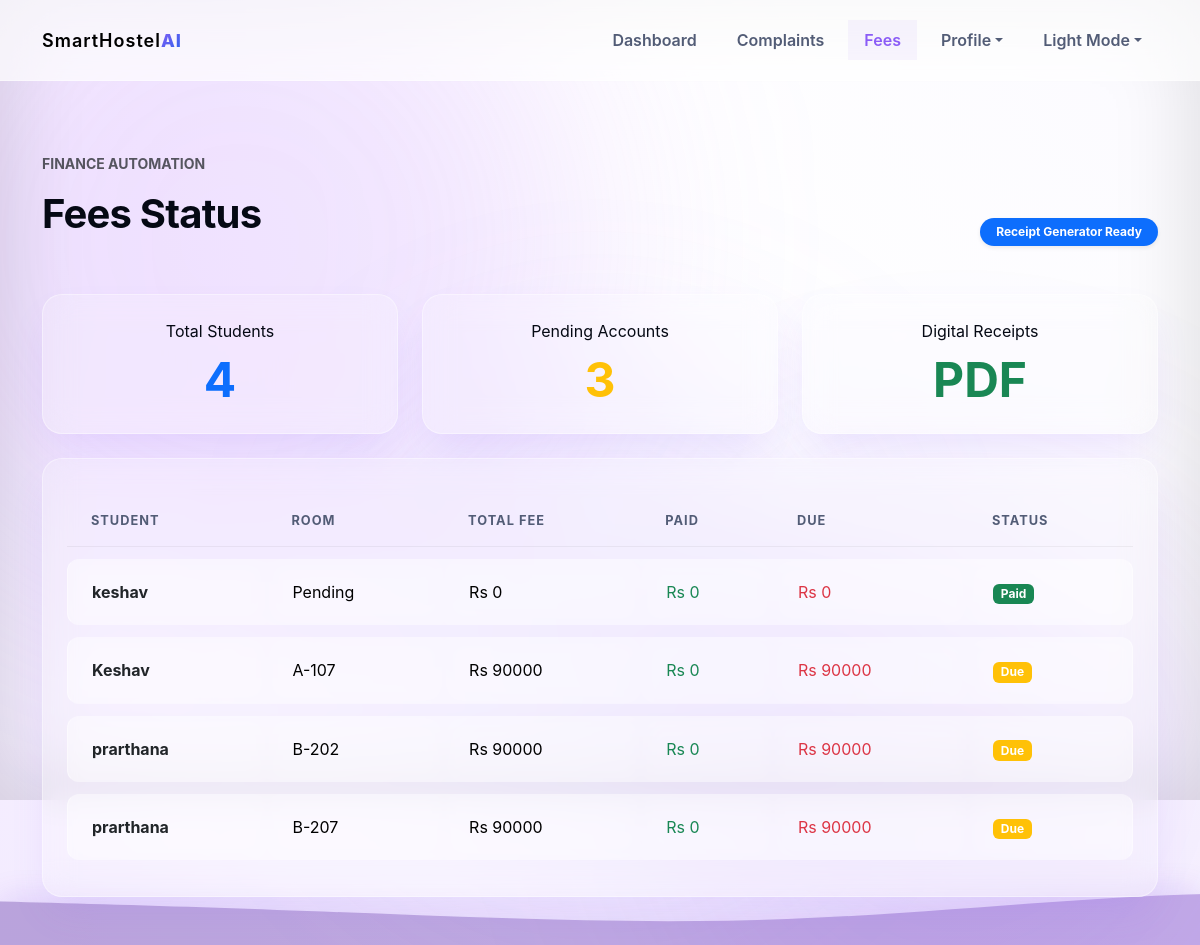
/fees (signed in), run on the app's committed database.
### tables this page shows
CREATE TABLE students (
                id INTEGER PRIMARY KEY AUTOINCREMENT,
                email TEXT UNIQUE NOT NULL,
                password TEXT NOT NULL,
                dob TEXT NOT NULL,
                gender TEXT NOT NULL,
                degree TEXT NOT NULL
            , phone TEXT);

CREATE TABLE users (
                id INTEGER PRIMARY KEY AUTOINCREMENT,
                email TEXT UNIQUE NOT NULL,
                name TEXT NOT NULL,
                role TEXT NOT NULL,
                password TEXT NOT NULL,
                failed_attempts INTEGER DEFAULT 0
            );

### app.py (the view)
@app.route("/fees")
@login_required()
def fees_page():
    fee_records = []
    with get_db() as db:
        params = []
        gender_filter = ""
        if session.get("role") == "admin":
            scope = get_admin_scope(session["user_email"])
            if scope["gender"]:
                gender_filter = "WHERE s.gender = ?"
                params.append(scope["gender"])
        elif session.get("role") == "student":
            gender_filter = "WHERE s.email = ?"
            params.append(session["user_email"])
        students = db.execute(f"""
            SELECT u.name, s.email, s.gender
            FROM students s
            JOIN users u ON s.email = u.email
            {gender_filter}
        """, params).fetchall()
        allocations = {row["student_email"]: row for row in db.execute("SELECT a.student_email, r.block, r.floor, r.room_number, r.type FROM allocations a JOIN rooms r ON a.room_id = r.id").fetchall()}
    for student in students:
        email = student["email"]
        alloc = allocations.get(email)
        amount = fee_amount_for_room(alloc["type"]) if alloc else 0
        paid = 30000 if email == "student@smarthostel.ai" else 0
        fee_records.append(
            {
                "email": email,
                "name": student["name"],
                "room": f"{alloc['block']}-{alloc['room_number']}" if alloc else "Pending",
                "amount": amount,
                "paid": paid,
                "due": amount - paid,
                "status": "Paid" if paid == amount else ("Partial" if paid else "Due"),
            }
        )
    return render_template("fees.html", fee_records=fee_records)

### app.py (called while the page is built)
@app.context_processor
def inject_asset_version():
    return {"asset_version": os.getenv("RENDER_GIT_COMMIT", datetime.now().strftime("%Y%m%d%H%M"))}

@app.after_request
def add_no_cache_headers(response):
    if request.endpoint == "static":
        response.headers["Cache-Control"] = "no-store, no-cache, must-revalidate, max-age=0"
    return response

def get_db():
    db = sqlite3.connect(DATABASE, detect_types=sqlite3.PARSE_DECLTYPES)
    db.row_factory = sqlite3.Row
    return db

def get_admin_scope(email):
    if email == "maleadmin@hostel.com":
        return {"block": "A", "gender": "Male", "label": "Male Admin Dashboard", "audience": "Boys Hostel"}
    if email == "femaleadmin@hostel.com":
        return {"block": "B", "gender": "Female", "label": "Female Admin Dashboard", "audience": "Girls Hostel"}
    return {"block": None, "gender": None, "label": "Chief Admin Dashboard", "audience": "All Hostels"}

def fee_amount_for_room(room_type):
    if not room_type:
        return 0
    if "Single" in room_type or "1 Sharing" in room_type:
        return 144000
    if "2 Sharing" in room_type:
        return 90000
    if "3 Sharing" in room_type:
        return 80000
    if "4 Sharing" in room_type:
        return 70000
    return 0

def login_required(role=None):
    def decorator(view):
        @wraps(view)
        def wrapped_view(*args, **kwargs):
            if "user_email" not in session:
                flash("Please login to continue.", "warning")
                return redirect(url_for("login"))
            if role and session.get("role") != role:
                flash("You do not have permission to access that page.", "danger")
                return redirect(url_for("dashboard"))
            return view(*args, **kwargs)
        return wrapped_view
    return decorator

### templates/fees.html (shortened to what this page needs)
{% extends "base.html" %}
{% block content %}
<section class="dashboard py-5">
  <div class="container">
    <div class="d-flex flex-wrap justify-content-between align-items-end gap-3 mb-5">
      <div>
        <p class="text-muted fw-bold text-uppercase small tracking-wide">Finance Automation</p>
        <h1 class="h1 fw-bold" id="fees-title"></h1>
      </div>
      <span class="badge bg-primary px-3 py-2 rounded-pill shadow-sm">Receipt Generator Ready</span>
    </div>
    {% if session.get('role') == 'admin' %}
      <div class="row g-4 mb-4">
        <div class="col-md-4 reveal reveal-delay-1">
          <div class="glass-panel p-4 text-center">
            <span>Total Students</span>
            <strong class="d-block display-5 text-primary fw-bold mt-2">{{ fee_records|length }}</strong>
          </div>
        </div>
        <div class="col-md-4 reveal reveal-delay-2">
          <div class="glass-panel p-4 text-center">
            <span>Pending Accounts</span>
            <strong class="d-block display-5 text-warning fw-bold mt-2">{{ fee_records|selectattr("due", "gt", 0)|list|length }}</strong>
          </div>
        </div>
        <div class="col-md-4 reveal reveal-delay-3">
          <div class="glass-panel p-4 text-center">
            <span>Digital Receipts</span>
            <strong class="d-block display-5 text-success fw-bold mt-2">PDF</strong>
          </div>
        </div>
      </div>
      <div class="glass-panel p-4 reveal reveal-delay-4">
        <div class="table-responsive">
          <table class="table table-premium align-middle mb-0">
            <thead>
              <tr>
                <th>Student</th>
                <th>Room</th>
                <th>Total Fee</th>
                <th>Paid</th>
                <th>Due</th>
                <th>Status</th>
              </tr>
            </thead>
            <tbody>
              {% for record in fee_records %}
                <tr>
                  <td><strong class="text-dark">{{ record.name }}</strong></td>
                  <td>{{ record.room }}</td>
                  <td>Rs {{ record.amount }}</td>
                  <td class="text-success">Rs {{ record.paid }}</td>
                  <td class="text-danger">Rs {{ record.due }}</td>
                  <td><span class="badge {{ 'bg-success' if record.status == 'Paid' else 'bg-warning' }}">{{ record.status }}</span></td>
                </tr>
              {% else %}
                <tr><td colspan="6" class="text-center text-muted py-4">No fee records found.</td></tr>
              {% endfor %}
            </tbody>
          </table>
        </div>
      </div>
    {% endif %}
  </div>
</section>
{% endblock %}

### static/css/style.css (style rules this page uses)
:root { --bg: #ffffff; --surface: rgba(255, 255, 255, 0.2); --text: #050914; --text-light: #525c76; --primary: #8b5cf6; --primary-light: #a78bfa; --secondary: #2563eb; --primary-gradient: linear-gradient(135deg, #8b5cf6, #c084fc); --success: #10b981; --success-bg: rgba(16, 185, 129, 0.15); --danger: #ef4444; --danger-bg: rgba(239, 68, 68, 0.15); --warning: #f59e0b; --warning-bg: rgba(245, 158, 11, 0.15); --border: rgba(255, 255, 255, 0.4); --border-solid: #e2e8f0; --shadow-sm: 0 4px 6px -1px rgba(0, 0, 0, 0.05); --shadow-md: 0 10px 20px -3px rgba(0, 0, 0, 0.05); --shadow-lg: 0 20px 40px -10px rgba(139, 92, 246, 0.15); --radius-md: 12px; --radius-lg: 20px; --body-bg: radial-gradient(circle at top right, #fbfaff, #ffffff 40%, #f3ebff 100%); --navbar-bg: rgba(255, 255, 255, 0.7); --glass-bg: rgba(255, 255, 255, 0.2); --glass-panel-bg: rgba(255, 255, 255, 0.6); --glass-dropdown-bg: rgba(255, 255, 255, 0.9); --table-hover: rgba(255, 255, 255, 0.6); --table-bg: rgba(255, 255, 255, 0.4); }
* { box-sizing: border-box; }
html { scroll-behavior: smooth; }
body { margin: 0; min-height: 100vh; color: var(--text); background-color: var(--bg); font-family: "Inter", "Outfit", -apple-system, BlinkMacSystemFont, sans-serif; overflow-x: hidden; position: relative; background: var(--body-bg); background-attachment: fixed; transition: background 0.3s ease, color 0.3s ease; }
h1, h2, h3, h4, h5, h6 { color: var(--text); font-weight: 700; letter-spacing: -0.02em; }
.glass-panel { background: var(--surface); backdrop-filter: blur(15px); -webkit-backdrop-filter: blur(15px); border: 1px solid var(--border); border-radius: var(--radius-lg); box-shadow: var(--shadow-lg); transition: transform 0.3s ease, box-shadow 0.3s ease; will-change: transform, box-shadow; position: relative; }
.glass-panel::before { content: ''; position: absolute; top: 0; left: 0; width: 100%; height: 4px; background: var(--primary-gradient); opacity: 0; transition: opacity 0.3s ease; border-top-left-radius: var(--radius-lg); border-top-right-radius: var(--radius-lg); pointer-events: none; }
.table-premium { width: 100%; background: transparent; border-collapse: separate; border-spacing: 0 0.75rem; }
.table-premium th { background: transparent; color: var(--text-light); font-weight: 700; text-transform: uppercase; font-size: 0.8rem; letter-spacing: 1px; padding: 1rem 1.5rem; border: none; border-bottom: 1px solid rgba(0,0,0,0.05); }
.table-premium td { background: var(--table-bg); padding: 1.25rem 1.5rem; vertical-align: middle; border: 1px solid transparent; backdrop-filter: blur(10px); transition: all 0.3s ease; }
.table-premium tbody tr { transition: transform 0.2s ease; }
.table-premium td:first-child { border-left: 1px solid var(--border); border-top-left-radius: var(--radius-md); border-bottom-left-radius: var(--radius-md); }
.table-premium td:last-child { border-right: 1px solid var(--border); border-top-right-radius: var(--radius-md); border-bottom-right-radius: var(--radius-md); }
.reveal { visibility: visible; }

### data on the page
students: name "keshav", room "Pending", amount "0", paid "0", due "0", status "Paid"
students: name "Keshav", room "A-107", amount "90000", paid "0", due "90000", status "Due"
students: name "prarthana", room "B-202", amount "90000", paid "0", due "90000", status "Due"
students: name "prarthana", room "B-207", amount "90000", paid "0", due "90000", status "Due"

### other printed values
{{ fee_records|length }} "4"
{{ fee_records|selectattr("due", "gt", 0)|list|length }} "3"
